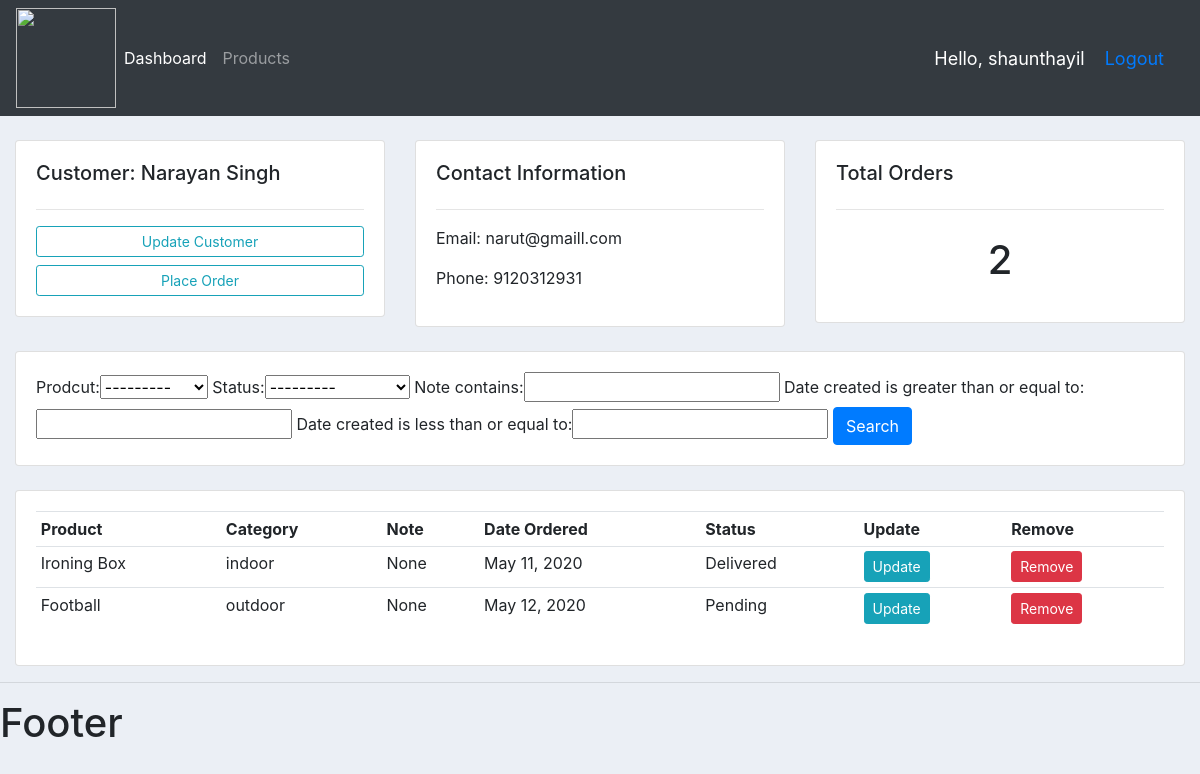
/customer/2 (signed in), run on the app's committed database.
### Accounts/models.py (models this page shows, shortened)
class Customer(models.Model):
    user = models.OneToOneField(User,null=True, on_delete=models.CASCADE)
    name = models.CharField(max_length = 200,null=True)
    email = models.CharField(max_length=200,null=True)
    phone = models.CharField(max_length=200,null=True)
    profile_pic = models.ImageField(default='default_profile.jpg',null=True,blank=True)
    date_created = models.DateTimeField(auto_now_add=True,null=True)

class Order(models.Model):
    STATUS = (
                 ('Pending','Pending'),
                 ('Out For Delivery','Out For Delivery'),
                 ('Delivered','Delivered')
                                      )
    customer = models.ForeignKey(Customer,null=True,on_delete = models.SET_NULL)
    prodcut = models.ForeignKey(Product,null=True,on_delete = models.SET_NULL)
    status = models.CharField(max_length = 200,choices = STATUS)
    note = models.CharField(max_length=1000,null=True)
    date_created = models.DateTimeField(auto_now_add = True,null=True)

class Product(models.Model):
    CATEGORY = (('indoor','indoor'),('outdoor','outdoor'))
    name = models.CharField(max_length = 200,null =True)
    price = models.FloatField(null = True)
    category = models.CharField(max_length = 200,null=True,choices=CATEGORY)
    description = models.CharField(max_length = 200 ,null=True,blank=True)
    date_created = models.DateTimeField(auto_now_add = True, null=True)
    tags = models.ManyToManyField(Tag)
    def __str__(self):
        return self.name

### Accounts/decorators.py (the view)
        def wrapper_func(request,*args,**kwargs):
            group = None
            if request.user.groups.exists():
                group = request.user.groups.all()[0].name
                if group in allowed_roles:
                    return view_func(request,*args,**kwargs)
                else:
                    return HttpResponse("You are not Authorised to View this Page")

### Accounts/views.py (called while the page is built)
@login_required(login_url='login')
@allowed_users(allowed_roles=['admin'])
def customer(request,pk):
    customer = Customer.objects.get(id=pk)
    orders = customer.order_set.all()
    order_count = orders.count()
    myFilter = OrderFilter(request.GET,queryset=orders)
    orders = myFilter.qs
    context = {'customer':customer,'orders':orders,'order_count':order_count,'myFilter':myFilter}
    return  render(request,"Accounts/customer.html",context)

### templates/Accounts/customer.html
{% extends 'Accounts/base.html'%}
{% block content%}
<br>
<div class="row">
	<div class="col-md">
		<div class="card card-body">
			<h5>Customer: {{ customer.name }}</h5>
			<hr>
			<a class="btn btn-outline-info  btn-sm btn-block" href="">Update Customer</a>
			<a class="btn btn-outline-info  btn-sm btn-block" href="{% url 'create_order' customer.id%}">Place Order</a>
		</div>
	</div>
	<div class="col-md">
		<div class="card card-body">
			<h5>Contact Information</h5>
			<hr>
			<p>Email: {{ customer.email }}</p>
			<p>Phone: {{ customer.phone }}</p>
		</div>
	</div>
	<div class="col-md">
		<div class="card card-body">
			<h5>Total Orders</h5>
			<hr>
			<h1 style="text-align: center;padding: 10px">{{ order_count }}</h1>
		</div>
	</div>
</div>
<br>
<div class="row">
	<div class="col">
		<div class="card card-body">
			<form method="get">
			 {{myFilter.form}}
		    <button class="btn btn-primary" type="submit">Search</button>
		  </form>
		</div>
	</div>
</div>
<br>
<div class="row">
	<div class="col-md">
		<div class="card card-body">
			<table class="table table-sm">
				<tr>
					<th>Product</th>
					<th>Category</th>
					<th>Note</th>
					<th>Date Ordered</th>
					<th>Status</th>
					<th>Update</th>
					<th>Remove</th>
				</tr>
				{% for order in orders %}
				<tr>
					<td>{{ order.prodcut.name }}</td>
					<td>{{ order.prodcut.category }}</td>
					<td>{{ order.note }}</td>
					<td>{{ order.date_created.date }}</td>
					<td>{{ order.status }}</td>
					<td><a class="btn btn-sm btn-info" href="{% url 'update_order' order.id %}">Update</a></td>
					<td><a class="btn btn-sm btn-danger" href="{% url 'delete_order' order.id %}">Remove</a></td>
				</tr>
				{% endfor %}
			</table>
		</div>
	</div>
</div>
{%endblock%}

### templates/Accounts/navbar.html (shortened to what this page needs)
{% load static %}
<nav class="navbar navbar-expand-lg navbar-dark bg-dark">
 <img src="{{request.user.customer.profile_pic.url}}" width='100' height='100'>
  <div class="collapse navbar-collapse" id="navbarNav">
    <ul class="navbar-nav">
    {% if request.user.is_staff %}
      <li class="nav-item active">
        <a class="nav-link" href="{% url 'home' %}">Dashboard</a>
      </li>
      <li class="nav-item">
        <a class="nav-link" href="{% url 'product' %}">Products</a>
      </li>
      {% else %}
       <li class="nav-item">
        <a class="nav-link" href="{% url 'setting' %}">Settings</a>
      </li>
      {% endif %}
    </ul>
  </div>
    <span class = "hello-msg">Hello, {{request.user}}</span>
    <span class = "hello-msg"><a href="{% url 'logout' %}">Logout</a></span>
  </nav>

### static/css/base.css (style rules this page uses)
body { background-color: #ebeff5; }

### templates/Accounts/navbar.html (style rules this page uses)
.hello-msg { font-size: 18px; color: #fff; margin-right: 20px; }

### data on the page
Customer: name "Narayan Singh", email "narut@gmaill.com", phone "9120312931"
Order: prodcut.name "Ironing Box", prodcut.category "indoor", note "None", date_created "May 11, 2020", status "Delivered"
Order: prodcut.name "Football", prodcut.category "outdoor", note "None", date_created "May 12, 2020", status "Pending"

### other printed values
{{ request.user }} "shaunthayil"
{{ order_count }} "2"
